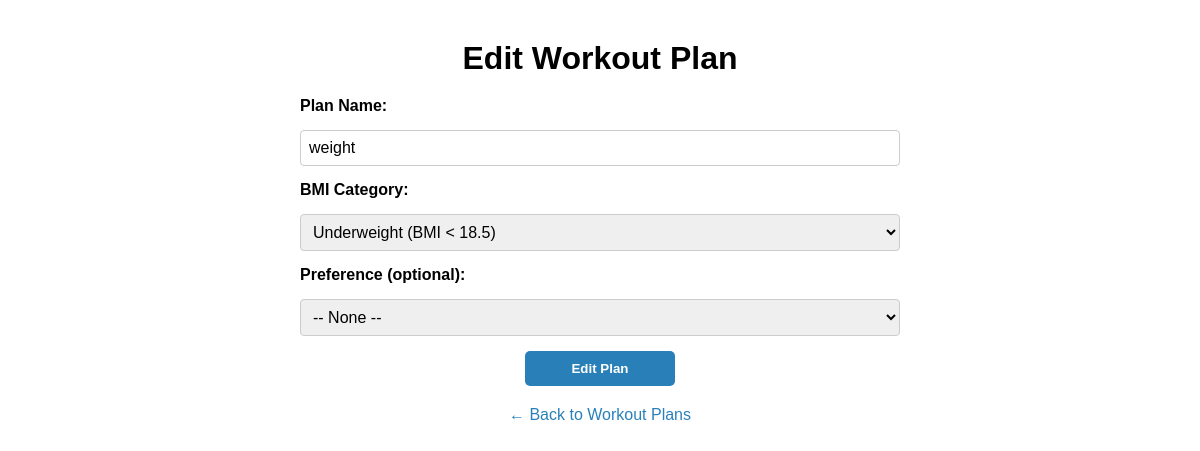
The app's page /admin/workout-plans/1/edit (signed in) with its own data.
### app.py (models this page shows)
class WorkoutPlan(db.Model):
    __tablename__ = 'workout_plans'
    id = db.Column(db.Integer, primary_key=True)
    name = db.Column(db.String(100), nullable=False)  # e.g. 'Underweight Plan'
    bmi_category = db.Column(db.String(50), nullable=False)  # e.g. 'underweight', 'normal', 'overweight'
    preference = db.Column(db.String(50), nullable=True)  # e.g. 'cardio', 'strength', 'yoga' for normal BMI plans
    videos = db.relationship('WorkoutVideo', backref='plan', cascade="all, delete-orphan")

### app.py (the view, shortened to what this page needs)
@app.route('/admin/workout-plans/<int:plan_id>/edit', methods=['GET', 'POST'])
@admin_required
def admin_edit_workout_plan(plan_id):
    plan = WorkoutPlan.query.get_or_404(plan_id)
    return render_template('admin_add_edit_workout_plan.html', action="Edit", plan=plan)

### app.py (called while the page is built)
def admin_required(f):
    @wraps(f)
    def decorated_function(*args, **kwargs):
        user_id = session.get('user_id')
        if not user_id:
            flash("Please log in first.", "warning")
            return redirect(url_for('signin'))
        user = db.session.get(User, user_id)
        if not user or not user.admin:
            flash("You do not have permission to access this page.", "danger")
            return redirect(url_for('signin'))
        return f(*args, **kwargs)
    return decorated_function

### templates/admin_add_edit_workout_plan.html (shortened to what this page needs)
<!DOCTYPE html>
<html lang="en">
<head>
</head>
<body>
  <h1>{{ action }} Workout Plan</h1>
  <form method="POST">
    <label for="name">Plan Name:</label>
    <input type="text" id="name" name="name" required value="{{ plan.name if plan else '' }}">
    <label for="bmi_category">BMI Category:</label>
    <select id="bmi_category" name="bmi_category" required>
      <option value="Underweight" {% if plan and plan.bmi_category == 'Underweight' %}selected{% endif %}>Underweight (BMI &lt; 18.5)</option>
    </select>
    <label for="preference">Preference (optional):</label>
    <select id="preference" name="preference">
      <option value="" {% if plan and not plan.preference %}selected{% endif %}>-- None --</option>
    </select>
    <button type="submit">{{ action }} Plan</button>
  </form>
  <a href="{{ url_for('admin_workout_plans') }}">&larr; Back to Workout Plans</a>
</body>
</html>

### templates/admin_add_edit_workout_plan.html (style rules this page uses)
body { font-family: Arial, sans-serif; max-width: 600px; margin: 40px auto; }
h1 { text-align: center; margin-bottom: 20px; }
form { display: flex; flex-direction: column; gap: 15px; }
label { font-weight: 600; }
input[type="text"], select { padding: 8px; font-size: 1rem; border: 1px solid #ccc; border-radius: 4px; }
button { width: 150px; padding: 10px; background: #2980b9; border: none; color: white; font-weight: 600; border-radius: 5px; cursor: pointer; align-self: center; }
a { text-align: center; display: block; margin-top: 20px; color: #2980b9; text-decoration: none; }

### records on screen
WorkoutPlan: name "weight", bmi_category "Underweight (BMI < 18.5)", preference "-- None --"

### other values on screen
{{ action }} "Edit"
